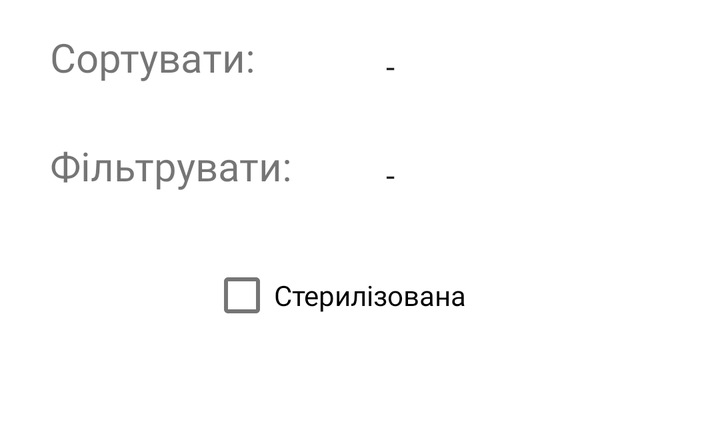
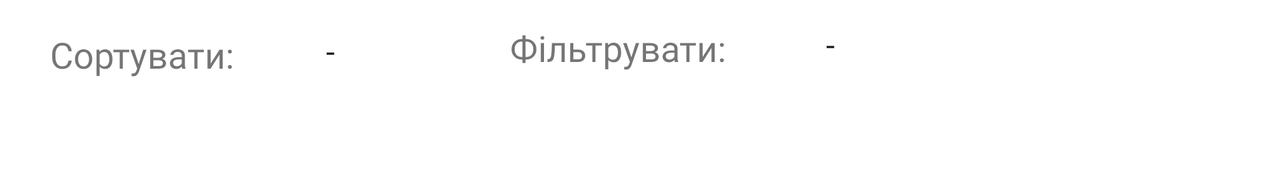

The same Android screen from two of the app's own layout files: first res/layout/ as a phone draws it, then the repository's variant for another configuration, drawn on a device whose configuration selects that folder. Both files follow.
<!-- AndroidManifest.xml: application theme Theme.Shelterhelper -->
<!-- res/layout/fragment_pets.xml -->
<?xml version="1.0" encoding="utf-8"?>
<LinearLayout xmlns:android="http://schemas.android.com/apk/res/android"
    xmlns:app="http://schemas.android.com/apk/res-auto"
    xmlns:tools="http://schemas.android.com/tools"
    android:layout_width="match_parent"
    android:layout_height="wrap_content"
    android:layout_marginBottom="20dp"
    android:orientation="vertical"
    android:padding="15dp">

    <LinearLayout
        android:id="@+id/filteredBlock"
        android:layout_width="370dp"
        android:layout_height="164dp"
        android:layout_marginLeft="10dp"
        android:orientation="vertical">

        


        <TextView
            android:id="@+id/sortingTitle"
            android:layout_width="wrap_content"
            android:fontFamily="@font/comfortaa"
            android:layout_height="wrap_content"
            android:text="@string/sorting"
            android:textSize="20sp" />

        <Spinner
            android:id="@+id/spinnerSorting"
            android:layout_width="181dp"
            android:layout_height="32dp"
            android:layout_marginLeft="160dp"
            android:layout_marginTop="-25dp"
            android:background="@drawable/input_shadow"
            android:backgroundTint="#F2D8C0"
            android:entries="@array/sorting"
            android:fontFamily="@font/comfortaa"
            android:textSize="30sp" />

        <TextView
            android:id="@+id/filtrationTitle"
            android:layout_width="wrap_content"
            android:layout_height="wrap_content"
            android:layout_marginTop="20dp"
            android:fontFamily="@font/comfortaa"
            android:text="@string/filter"
            android:textSize="20sp" />

        <Spinner
            android:id="@+id/spinnerSpecies"
            android:layout_width="181dp"
            android:layout_height="32dp"
            android:layout_marginLeft="160dp"
            android:layout_marginTop="-25dp"
            android:background="@drawable/input_shadow"
            android:backgroundTint="#F2D8C0"
            android:entries="@array/species"
            android:fontFamily="@font/comfortaa"
            android:textSize="20sp" />

        <CheckBox
            android:id="@+id/checkBoxSterilized"
            android:layout_width="239dp"
            android:layout_height="wrap_content"
            android:layout_marginLeft="80dp"
            android:fontFamily="@font/comfortaa"
            android:layout_marginTop="20dp"
            android:text="@string/sterilized"
            />


    </LinearLayout>


    <ListView
        android:id="@+id/animals_list"
        android:fontFamily="@font/comfortaa"
        android:layout_width="match_parent"
        android:layout_height="wrap_content" />
</LinearLayout>
<!-- resources referenced by this layout -->
<resources>
  <string-array name="sorting">
          <item>-</item>
          <item>За ім`ям</item>
          <item>За віком</item>
      </string-array>
  <string-array name="species">
          <item>-</item>
          <item>Хлопчики</item>
          <item>Дівчинки</item>
          <item>Собака</item>
          <item>Кіт</item>
          <item>Стерилізований</item>
          <item>Не стерилізований</item>
      </string-array>
  <string name="filter">Фільтрувати:</string>
  <string name="sorting">Сортувати:</string>
  <string name="sterilized">Стерилізована</string>
  <style name="Theme.Shelterhelper" parent="Theme.MaterialComponents.DayNight.DarkActionBar">
          
          <item name="colorPrimary">@color/purple_500</item>
          <item name="colorPrimaryVariant">@color/purple_700</item>
          <item name="colorOnPrimary">@color/white</item>
          
          <item name="colorSecondary">@color/teal_200</item>
          <item name="colorSecondaryVariant">@color/teal_700</item>
          <item name="colorOnSecondary">@color/black</item>
          
          <item name="android:statusBarColor" tools:targetApi="l">?attr/colorPrimaryVariant</item>
          
      </style>
  <color name="purple_500">#B18065</color>
  <color name="purple_700">#FF3700B3</color>
  <color name="white">#FFFFFFFF</color>
  <color name="teal_200">#FF03DAC5</color>
  <color name="teal_700">#FF018786</color>
  <color name="black">#FF000000</color>
</resources>
<!-- res/layout-land/fragment_pets.xml (the repository's variant of the layout above) -->
<!-- drawn on the phone turned sideways -->
<?xml version="1.0" encoding="utf-8"?>
<LinearLayout xmlns:android="http://schemas.android.com/apk/res/android"
    xmlns:app="http://schemas.android.com/apk/res-auto"
    xmlns:tools="http://schemas.android.com/tools"
    android:layout_width="match_parent"
    android:layout_height="wrap_content"
    android:layout_marginBottom="20dp"
    android:orientation="vertical"
    android:padding="15dp">


    <LinearLayout
        android:id="@+id/filteredBlock"
        android:layout_width="681dp"
        android:layout_height="40dp"
        android:layout_marginLeft="10dp"
        android:orientation="vertical">

        


        <TextView
            android:id="@+id/sortingTitle"
            android:layout_width="wrap_content"
            android:layout_height="wrap_content"
            android:fontFamily="@font/comfortaa"
            android:text="@string/sorting"
            android:textSize="18sp" />

        <Spinner
            android:id="@+id/spinnerSorting"
            android:layout_width="wrap_content"
            android:layout_height="wrap_content"
            android:layout_marginLeft="130dp"
            android:layout_marginTop="-25dp"
            android:background="@drawable/input_shadow"
            android:backgroundTint="#F2D8C0"
            android:entries="@array/sorting"
            android:fontFamily="@font/comfortaa"
            android:textSize="14sp" />

        <TextView
            android:id="@+id/filtrationTitle"
            android:layout_width="wrap_content"
            android:layout_height="wrap_content"
            android:layout_marginLeft="230dp"
            android:layout_marginTop="-25dp"
            android:fontFamily="@font/comfortaa"
            android:text="@string/filter"
            android:textSize="18sp" />

        <Spinner
            android:id="@+id/spinnerSpecies"
            android:layout_width="wrap_content"
            android:layout_height="wrap_content"
            android:layout_marginLeft="380dp"
            android:layout_marginTop="-25dp"
            android:background="@drawable/input_shadow"
            android:backgroundTint="#F2D8C0"
            android:entries="@array/species"
            android:fontFamily="@font/comfortaa"
            android:textSize="14sp" />

    </LinearLayout>

    <ListView
        android:id="@+id/animals_list"
        android:layout_width="match_parent"
        android:layout_height="wrap_content"
        android:fontFamily="@font/comfortaa" />
</LinearLayout>
<!-- resources referenced by the variant -->
<!-- as the phone turned sideways resolves them -->
<resources>
  <string-array name="sorting">
          <item>-</item>
          <item>За ім`ям</item>
          <item>За віком</item>
      </string-array>
  <string-array name="species">
          <item>-</item>
          <item>Хлопчики</item>
          <item>Дівчинки</item>
          <item>Собака</item>
          <item>Кіт</item>
          <item>Стерилізований</item>
          <item>Не стерилізований</item>
      </string-array>
  <string name="filter">Фільтрувати:</string>
  <string name="sorting">Сортувати:</string>
  <style name="Theme.Shelterhelper" parent="Theme.MaterialComponents.DayNight.DarkActionBar">
          
          <item name="colorPrimary">@color/purple_500</item>
          <item name="colorPrimaryVariant">@color/purple_700</item>
          <item name="colorOnPrimary">@color/white</item>
          
          <item name="colorSecondary">@color/teal_200</item>
          <item name="colorSecondaryVariant">@color/teal_700</item>
          <item name="colorOnSecondary">@color/black</item>
          
          <item name="android:statusBarColor" tools:targetApi="l">?attr/colorPrimaryVariant</item>
          
      </style>
  <color name="purple_500">#B18065</color>
  <color name="purple_700">#FF3700B3</color>
  <color name="white">#FFFFFFFF</color>
  <color name="teal_200">#FF03DAC5</color>
  <color name="teal_700">#FF018786</color>
  <color name="black">#FF000000</color>
</resources>
